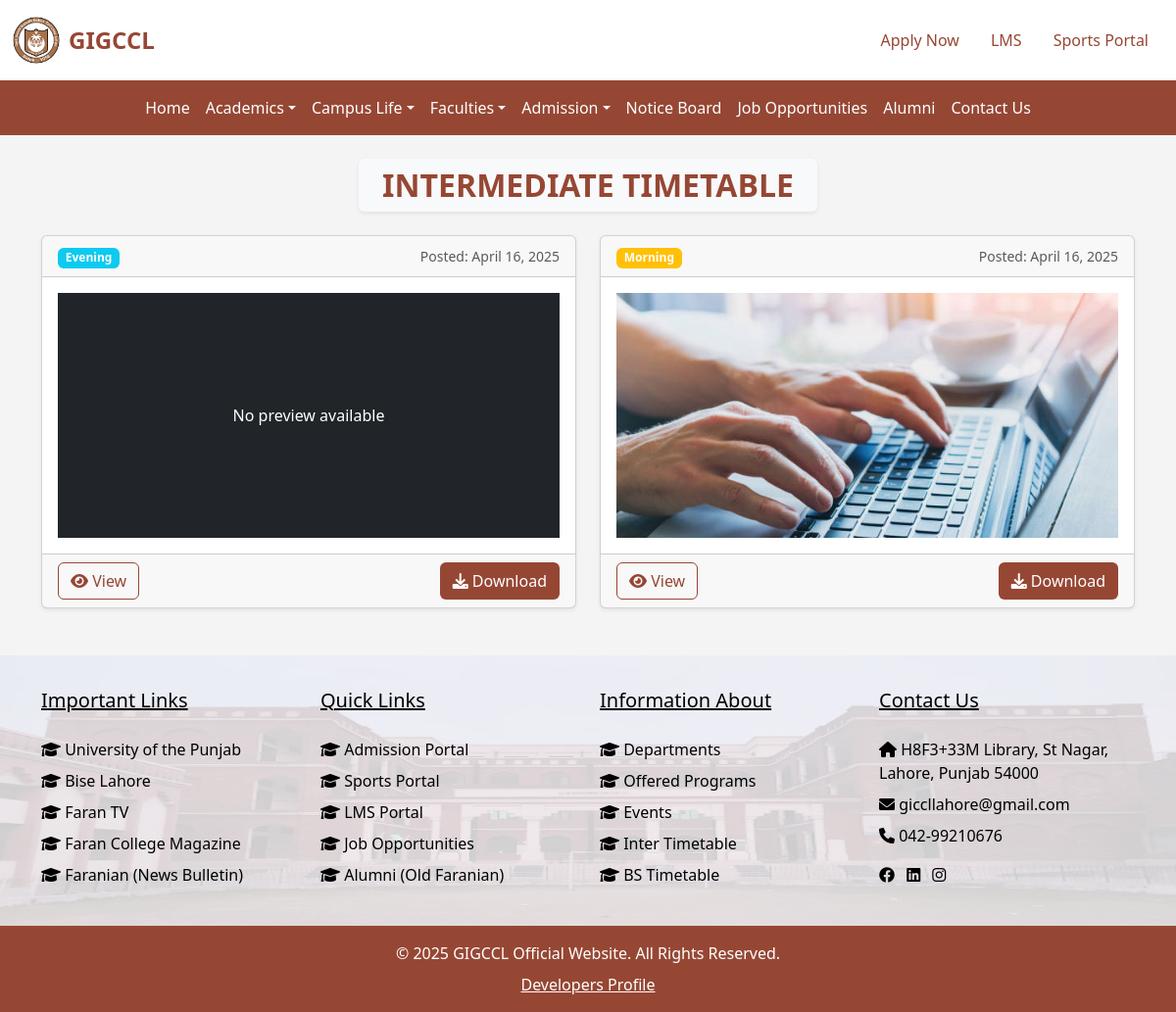
The app's page /academics/inter_timetable/ with its own data.
### Academics/models.py (models this page shows, shortened)
class InterTimetable(models.Model):
    SHIFT_CHOICES = [
        ('Morning', 'Morning'),
        ('Evening', 'Evening'),
    ]
    shift = models.CharField(max_length=10, choices=SHIFT_CHOICES)
    posted_date = models.DateField(default=timezone.now)
    file = models.FileField(upload_to='inter_timetables/')
    preview_image = models.ImageField(upload_to='timetable_previews/', blank=True, null=True)

### Academics/views.py (the view)
# urls.py: path('inter_timetable/', views.inter_timetable, name='inter_timetable'),
def inter_timetable(request):
    timetables = InterTimetable.objects.all().order_by('-posted_date', '-id')
    return render(request, 'Academics/inter_timetable.html', {'timetables': timetables})

### Academics/templates/Academics/inter_timetable.html (shortened to what this page needs)
{% extends 'base.html' %}
{% load static %}
{% block content %}
<section class="py-4">
    <div class="container">
        <div class="d-flex justify-content-center mb-4">
            <div class="card border-0 shadow-sm px-4 py-2" style="background-color: #f8f9fa; width: fit-content;">
                <h2 class="mb-0 text-center fw-bold text-uppercase" style="color: #964734;">Intermediate Timetable</h2>
            </div>
        </div>
        <div class="row">
            {% for item in timetables %}
            <div class="col-md-6 mb-4">
                <div class="card h-100 shadow-sm">
                    <div class="card-header d-flex justify-content-between align-items-center">
                        <span>
                            {% if item.shift|lower == "morning" %}
                                <span class="badge bg-warning">{{ item.shift }}</span>
                            {% else %}
                                <span class="badge bg-info">{{ item.shift }}</span>
                            {% endif %}
                        </span>
                        <small class="text-muted">Posted: {{ item.posted_date }}</small>
                    </div>
                    <div class="card-body text-center">
                        {% if item.preview_image %}
                        <img src="{{ item.preview_image.url }}" class="img-fluid timetable-img" alt="Timetable Preview">
                        {% else %}
                        <div class="bg-dark text-white d-flex justify-content-center align-items-center no-preview">
                            No preview available
                        </div>
                        {% endif %}
                    </div>
                    <div class="card-footer d-flex justify-content-between">
                        <a href="{{ item.file.url }}" target="_blank" rel="noopener noreferrer" class="btn view-btn">
                            <i class="fas fa-eye"></i> View
                        </a>
                        <a href="{{ item.file.url }}" download class="btn download-btn">
                            <i class="fas fa-download"></i> Download
                        </a>
                    </div>
                </div>
            </div>
            {% empty %}
                <div class="d-flex justify-content-center mb-4">
                    <div class="card border-0 shadow-sm px-4 py-2" style="background-color: #f8f9fa; width: fit-content;">
                        <h2 class="mb-0 text-center" style="color: #964734;">No Timetables Available</h2>
                    </div>
                </div>
            {% endfor %}
        </div>
    </div>
</section>
{% endblock %}

### static/css/styles.css (style rules this page uses)
body { background-color: #f4f4f4; }

### Academics/templates/Academics/inter_timetable.html (style rules this page uses)
.timetable-img { height: 250px; width: 100%; object-fit: cover; }
.no-preview { height: 250px; }
.view-btn { border: 1px solid #964734; color: #964734 }
.download-btn { background-color: #964734; color: white; }

### records on screen
InterTimetable: shift "Evening", posted_date "April 16, 2025", preview_image "No preview available"
InterTimetable: shift "Morning", posted_date "April 16, 2025", preview_image (picture)
